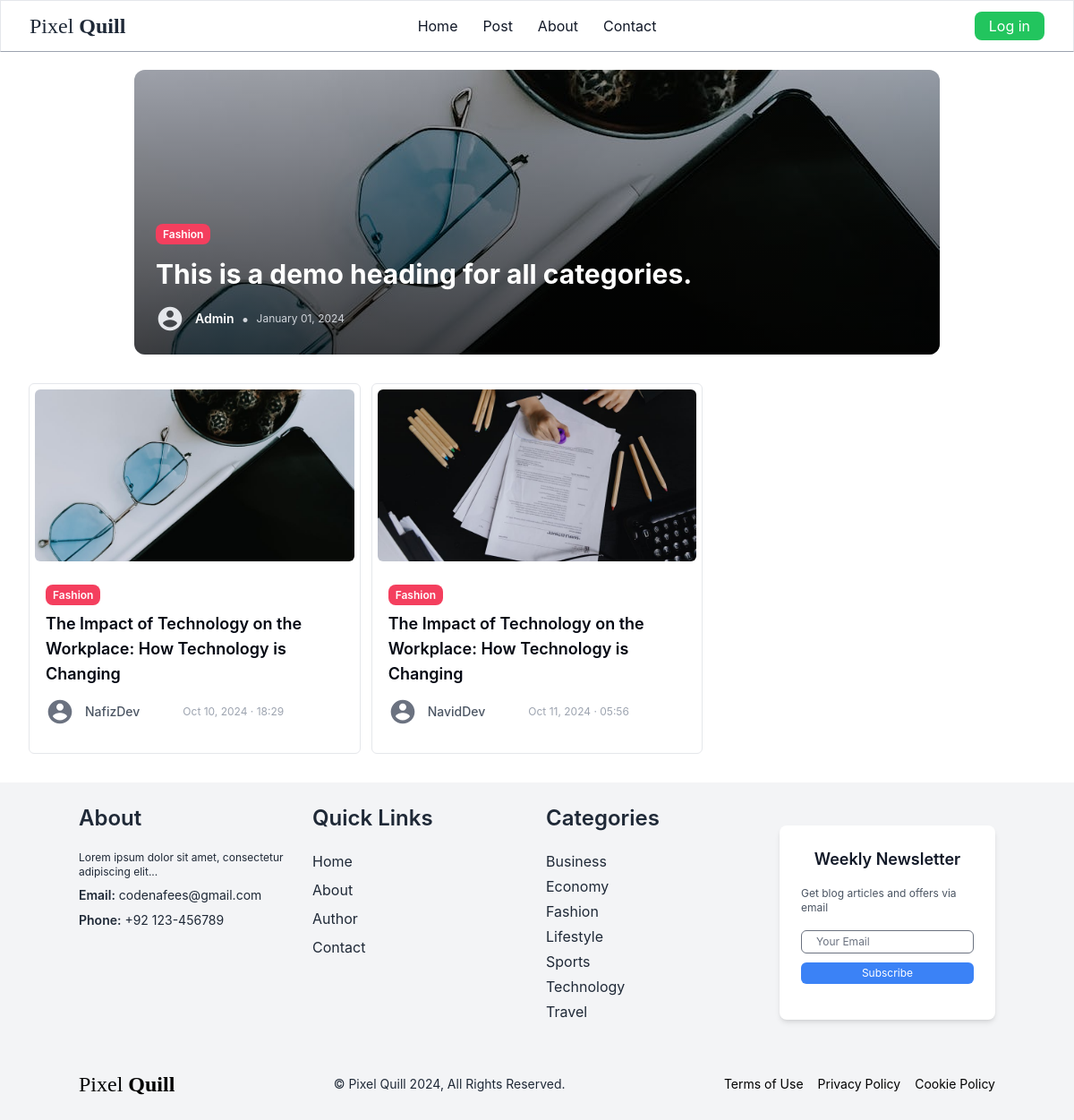
Page /category/7/ on the committed database.
### core/models.py (models this page shows, shortened)
class Category(models.Model):
     name = models.CharField(max_length=255,  unique=True)
     class Meta:
          verbose_name_plural = 'Categories'
          ordering  = ('name',)
     def __str__(self):
          return self.name

class Blog(models.Model):
     created_by = models.ForeignKey(User, on_delete=models.CASCADE, related_name='author_blogs')
     heading = models.CharField(max_length=255, blank=False, null=True)
     category = models.ForeignKey(Category, on_delete=models.CASCADE, related_name="category_blogs")
     description = models.TextField(max_length=3000, null=True)
     image = models.ImageField(upload_to= 'blog/', null=True)
     added_date = models.DateTimeField(auto_now_add=True, null=True)

### core/views.py (the view)
# urls.py: path('category/<int:pk>/', views.category, name='category'),
def category(request, pk):
     categories = Category.objects.all()
     category = Category.objects.get(id=pk)
     related_blogs = category.category_blogs.all()
     btn_col = btn_cols[str(category)]
     image = category_imgs[str(category)]
     image_url = static(f"{image}")  # Path to the image
     return render(request, 'core/category.html',
     {
          'related_blogs': related_blogs,
          'categories': categories, # pass to layout.html
          'btn_col':btn_col,
          'category': category,
          'image_url': image_url,
          'profile': Profile,
     })

### core/templatetags/custom_filters.py (called while the page is built)
@register.filter(name="get_formated_date")
def get_formated_date(added_date):
    return added_date.strftime("%b %d, %Y · %H:%M")

### core/templates/core/category.html (shortened to what this page needs)
{% extends "core/layout.html" %}
{% load static %}
{% load custom_filters %}
{% block content %}
<div class="mx-8 my-5">
     <div class=" w-full h-full flex justify-center items-center">
          <div class="relative rounded-xl overflow-hidden">
               <div class="aspect-[17/6] relative">
                    <img src="{{image_url}}" alt="heading image" class="w-full h-full object-cover">
                    <div class="absolute inset-0 bg-gradient-to-t from-black/70 to-black/20"></div>
               </div>
               <div class="absolute inset-0 p-6 flex flex-col justify-end">
                    <div class="mb-4">
                         <a href="{% url 'category' category.id %}" class="rounded-lg text-xs font-semibold {{btn_col}} text-white py-1 px-2"> {{category}} </a>
                    </div>
                    <h1 class="text-white text-base md:text-3xl font-bold mb-4 max-w-2xl">
                         This is a demo heading for all categories.
                    </h1>
                    <div class="flex items-center space-x-3">
                         <div class="w-8 h-8 text-white rounded-full items-center justify-center inline-block">
                              <svg class="text-gray-200 " fill="currentColor" viewBox="0 0 24 24">
                                   <path d="M12 2C6.48 2 2 6.48 2 12s4.48 10 10 10 10-4.48 10-10S17.52 2 12 2zm0 3c1.66 0 3 1.34 3 3s-1.34 3-3 3-3-1.34-3-3 1.34-3 3-3zm0 14.2c-2.5 0-4.71-1.28-6-3.22.03-1.99 4-3.08 6-3.08 1.99 0 5.97 1.09 6 3.08-1.29 1.94-3.5 3.22-6 3.22z"/>
                              </svg>
                         </div>
                         <div class="flex items-center space-x-2">
                         <span class="text-white text-sm font-semibold">Admin</span>
                         <span class="text-gray-300">•</span>
                         <span class="text-gray-300 text-xs">January 01, 2024</span>
                         </div>
                    </div>
               </div>
        </div>
    </div>
     <div class="grid grid-cols-3 gap-3 my-8">
          {% for blog in related_blogs %}
               <div class="border p-1.5 rounded-md">
                    <a href="{% url 'details' blog.id %}" >
                         <img src="{{blog.image.url}}" alt="{{blog.name}}" class="rounded-md w-full h-48 object-cover object-center">
                         <div class="mx-3 my-6">
                              <a href="{% url 'category' blog.category.id %}" class="rounded-lg text-xs font-semibold {{btn_col}} text-white py-1 px-2"> {{blog.category}} </a>
                              <div class="bg-white rounded-b-md ">
                                   <div class="flex justify-between blogs-center">
                                        <h3 class="mt-2 text-gray-950 text-lg font-semibold">{{ blog.heading }}</h3>
                                   </div>
                                   <div class="flex items-center space-x-3 my-3">
                                        <div class="w-8 h-8 rounded-full items-center justify-center">
                                             <a href="{% url 'author' blog.created_by.id %}" class="m-0" >
                                                  <svg class="text-gray-500 " fill="currentColor" viewBox="0 0 24 24">
                                                       <path d="M12 2C6.48 2 2 6.48 2 12s4.48 10 10 10 10-4.48 10-10S17.52 2 12 2zm0 3c1.66 0 3 1.34 3 3s-1.34 3-3 3-3-1.34-3-3 1.34-3 3-3zm0 14.2c-2.5 0-4.71-1.28-6-3.22.03-1.99 4-3.08 6-3.08 1.99 0 5.97 1.09 6 3.08-1.29 1.94-3.5 3.22-6 3.22z"/>
                                                  </svg>
                                             </a>
                                        </div>
                                        <div class="flex items-center space-x-2 gap-10">
                                             <span class="text-sm text-gray-600 font-medium">{{ blog.created_by }}</span>
                                             <span class="text-gray-400 text-xs">{{ blog.added_date | get_formated_date }}</span>
                                        </div>
                                   </div>
                              </div>
                         </div>
                    </a>
               </div>
          {% endfor %}
     </div>
</div>
{% endblock %}

### core/templates/core/layout.html (shortened to what this page needs)
{% load static %}
{% load static tailwind_tags %}
<!DOCTYPE html>
<html lang="en">
  <head>
    {% tailwind_css %}
  </head>
  <body class="font-inter">
    <header class=" bg-white border border-b-gray-400 text-gray-900 mb-3">
      <nav class="mx-auto flex max-w-7xl items-center justify-between px-6 py-3 lg:px-8 " aria-label="Global">
        <div class="flex lg:flex-1">
          <a href="{% url 'home' %}" class="-m-1.5 p-1.5">
            <h3 class="inline-block font-serif text-2xl font-thin text-gray-800">Pixel <span class="font-semibold">Quill</span></h3>
          </a>
        </div>
        <div class="flex justify-center gap-x-7">
          <a href="{% url 'home' %}" class="text-base font-normal leading-6 bg-transparent  hover:border-b hover:border-gray-900 transition duration-300">Home</a>
          <a href="{% url 'post' %}" class="text-base font-normal leading-6 bg-transparent hover:border-b hover:border-gray-900 transition duration-300">Post</a>
          <a href="#" class="text-base font-normal leading-6 bg-transparent hover:border-b hover:border-gray-900 transition duration-300">About</a>
          <a href="#" class="text-base font-normal leading-6 bg-transparent hover:border-b hover:border-gray-900 transition duration-300">Contact </a>
        </div>
        <div class="hidden lg:flex lg:flex-1 lg:justify-end gap-4">
        {% if request.user.is_authenticated %}
            <div class="hidden relative z-10" aria-labelledby="slide-over-title" role="dialog" aria-modal="true">
              <div class="fixed inset-0 bg-gray-500 bg-opacity-75 transition-opacity" aria-hidden="true"></div>
              <div class="fixed inset-0 overflow-hidden">
                <div class="absolute inset-0 overflow-hidden">
                  <div class="pointer-events-none fixed inset-y-0 right-0 flex max-w-full pl-10">
                    <div class="pointer-events-auto relative w-screen max-w-md">
                      <div class="absolute left-0 top-0 -ml-8 flex pr-2 pt-4 sm:-ml-10 sm:pr-4">
                        <button type="button" class="relative rounded-md text-gray-300 hover:text-white focus:outline-none focus:ring-2 focus:ring-white">
                          <span class="absolute -inset-2.5"></span>
                          <span class="sr-only">Close panel</span>
                          <svg class="h-6 w-6" fill="none" viewBox="0 0 24 24" stroke-width="1.5" stroke="currentColor" aria-hidden="true" data-slot="icon">
                            <path stroke-linecap="round" stroke-linejoin="round" d="M6 18 18 6M6 6l12 12" />
                          </svg>
                        </button>
                      </div>
                      <div class="flex h-full flex-col overflow-y-scroll bg-white py-6 shadow-xl">
                        <div class="px-4 sm:px-6">
                          <h2 class="text-base font-semibold leading-6 text-gray-900" id="slide-over-title">Panel title</h2>
                        </div>
                        <div class="relative mt-6 flex-1 px-4 sm:px-6">
                        </div>
                      </div>
                    </div>
                  </div>
                </div>
              </div>
            </div>
            <button class="text-base px-4 py-1 bg-red-600 font-normal leading-6 text-white rounded-lg hover:bg-red-700 transition duration-300"  onclick="openLogoutModal()">Log out</button>
            <div id="logoutModal" class="hidden flex fixed z-50 inset-0 bg-gray-800 bg-opacity-75 items-center justify-center">
                <div class="bg-white rounded-lg shadow-lg p-6">
                    <h2 class="text-lg font-semibold">Confirm Logout</h2>
                    <p class="text-gray-600">Are you sure you want to log out?</p>
                    <div class="mt-4 flex justify-end">
                        <a href="{% url 'authentication:logout' %}" onclick="confirmLogout()" class="bg-red-600 hover:bg-red-700 text-white text-[14px] px-4 py-1.5 rounded-lg">Yes</a>
                        <button onclick="closeLogoutModal()" class="bg-gray-400 hover:bg-gray-500 text-white text-[14px] px-5 py-1.5 rounded-lg ml-2">No</button>
                    </div>
                </div>
            </div>
            <script>
                function openLogoutModal() {
                    document.getElementById('logoutModal').classList.remove('hidden');
                }
                function closeLogoutModal() {
                    document.getElementById('logoutModal').classList.add('hidden');
                }
                function confirmLogout() {
                    // Redirect to the actual logout URL
                    window.location.href = "{% url 'authentication:logout' %}";
                }1
            </script>
          {% else %}
            <a href="{% url 'authentication:login' %}" class="text-base px-4 py-1 bg-green-500 font-normal leading-6 text-white rounded-lg hover:bg-green-600 transition duration-300">Log in</a>
          {% endif %}
        </div>
      </nav>
    </header>
    {% block content %}   {% endblock %}
    <footer class="bg-gray-100 text-black py-6">
      <div class="container mx-auto">
        <div class="grid grid-cols-1 md:grid-cols-4 gap-5">
          <div class="col-span-1 text-gray-800">
            <h3 class="text-2xl mb-5  font-semibold">About</h3>
            <p class="text-xs mb-2">Lorem ipsum dolor sit amet, consectetur adipiscing elit...</p>
            <p class="text-sm mb-2"><span class="font-semibold">Email:</span> codenafees@gmail.com</p>
            <p class="text-sm mb-2"><span class="font-semibold">Phone:</span> +92 123-456789</p>
          </div>
          <div class="col-span-1 text-gray-800">
            <h3 class="text-2xl mb-5 font-semibold">Quick Links</h3>
            <ul>
              <li class="mb-2"><a href="{% url 'home' %}" class="mb-2 border-transparent hover:border-b hover:border-gray-800 transition duration-300">Home</a></li>
              <li class="mb-2"><a href="#" class="mb-2 border-transparent hover:border-b hover:border-gray-800 transition duration-300">About</a></li>
              <li class="mb-2"><a href="#" class="mb-2 border-transparent hover:border-b hover:border-gray-800 transition duration-300">Author</a></li>
              <li class="mb-2"><a href="#" class="mb-2 border-transparent hover:border-b hover:border-gray-800 transition duration-300">Contact</a></li>
            </ul>
          </div>
          <div class="col-span-1 text-gray-800">
            <h3 class="text-2xl mb-5  font-semibold">Categories</h3>
            <ul>
                {% for category in categories %}
                  <li class="mb-1"><a href="{% url 'category' category.id %}" class="font-base mb-3 border-transparent hover:border-b hover:border-gray-800 transition duration-300">{{ category.name }}</a></li>
                {% endfor %}
            </ul>
          </div>
          <div class="col-span-1">
            <div class="container mx-auto py-6">
              <div class="max-w-md mx-auto bg-white rounded-lg shadow-md p-6 items-center">
                <h2 class="text-lg font-semibold mb-4 text-gray-900 text-center">Weekly Newsletter</h2>
                <p class="text-xs text-gray-600 mb-4">Get blog articles and offers via email</p>
                <form action="#" method="POST">
                  <div class="items-center mb-4">
                    <input type="email" name="email" id="email" class="text-gray-800 text-xs w-full px-4 py-1 mb-2 border rounded-md focus:outline-none focus:ring-1 focus:ring-blue-500" placeholder="Your Email">
                    <button type="submit" class="w-full bg-blue-500 hover:bg-blue-600 text-white text-xs py-1 px-4 rounded-md">Subscribe</button>
                  </div>
                </form>
              </div>
            </div>
          </div>
        </div>
        <div class="mt-8 flex justify-between items-center">
          <a href="#" class="flex items-center">
            <h3 class="inline-block font-serif text-2xl font-thin"> Pixel <span class="font-semibold ">Quill</span></h3>
          </a>
          <p class="text-sm font-normal text-gray-800">&copy; Pixel Quill 2024, All Rights Reserved.</p>
          <nav class="flex space-x-4">
            <a href="#" class="text-sm font-normal border-transparent hover:border-b hover:border-black transition duration-300">Terms of Use</a>
            <a href="#" class="text-sm font-normal border-transparent hover:border-b hover:border-black transition duration-300">Privacy Policy</a>
            <a href="#" class="text-sm font-normal border-transparent hover:border-b hover:border-black transition duration-300">Cookie Policy</a>
          </nav>
        </div>
      </div>
    </footer>
  </body>
</html>

### rows in the picture
Category: name "Fashion"
Blog: image (picture), category "Fashion", heading "The Impact of Technology on the Workplace: How Technology is Changing", created_by "NafizDev", added_date|get_formated_date "Oct 10, 2024 · 18:29"
Blog: image (picture), category "Fashion", heading "The Impact of Technology on the Workplace: How Technology is Changing", created_by "NavidDev", added_date|get_formated_date "Oct 11, 2024 · 05:56"
Category: name "Business"
Category: name "Economy"
Category: name "Lifestyle"
Category: name "Sports"
Category: name "Technology"
Category: name "Travel"
